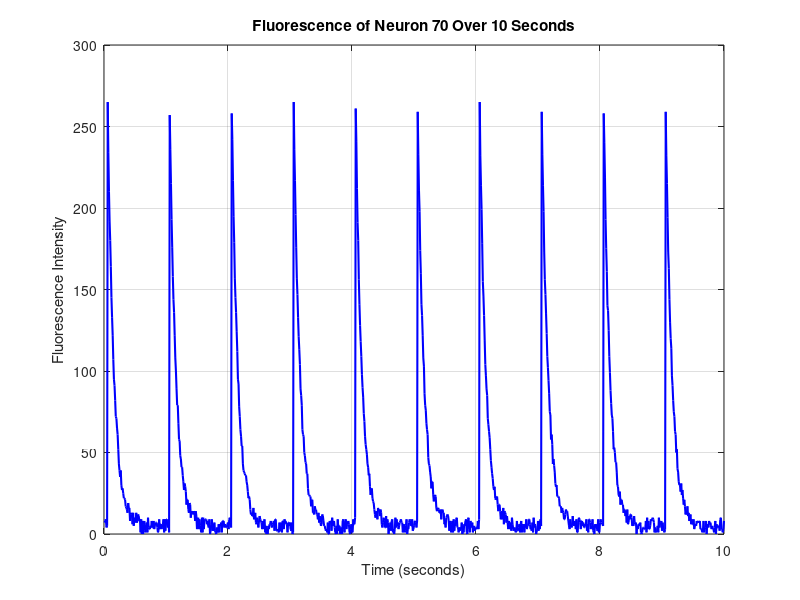

Write MATLAB code to recreate this figure.
% Load the data from session1.mat
load('session1.mat');  % This will load the 'neuron_network_imaging' variable

% Define parameters
[num_timepoints, num_neurons] = size(neuron_network_imaging);

% Use the original time vector (0:num_timepoints-1) / 100 for the x-axis
%time_vector = (0:num_timepoints-1) / 100;  % 100 frames per second
cycle_length = 100;
length = 1000;
T = (1/cycle_length: 1/cycle_length: length/cycle_length);

% Specify the neuron you want to plot (for example, neuron 1)
neuron_index = 70;  % Change this to plot a different neuron

% Extract the fluorescence data for the specified neuron
neuron_signal = neuron_network_imaging(:, neuron_index);

% Plot the fluorescence data for the selected neuron
figure;
plot(T, neuron_signal, 'b-', 'LineWidth', 1.5);
xlabel('Time (seconds)');
ylabel('Fluorescence Intensity');
title(['Fluorescence of Neuron ' num2str(neuron_index) ' Over 10 Seconds']);
xlim([0 max(T)]);  % Set the x-axis limits to match the full cycle length (10s)
grid on;
